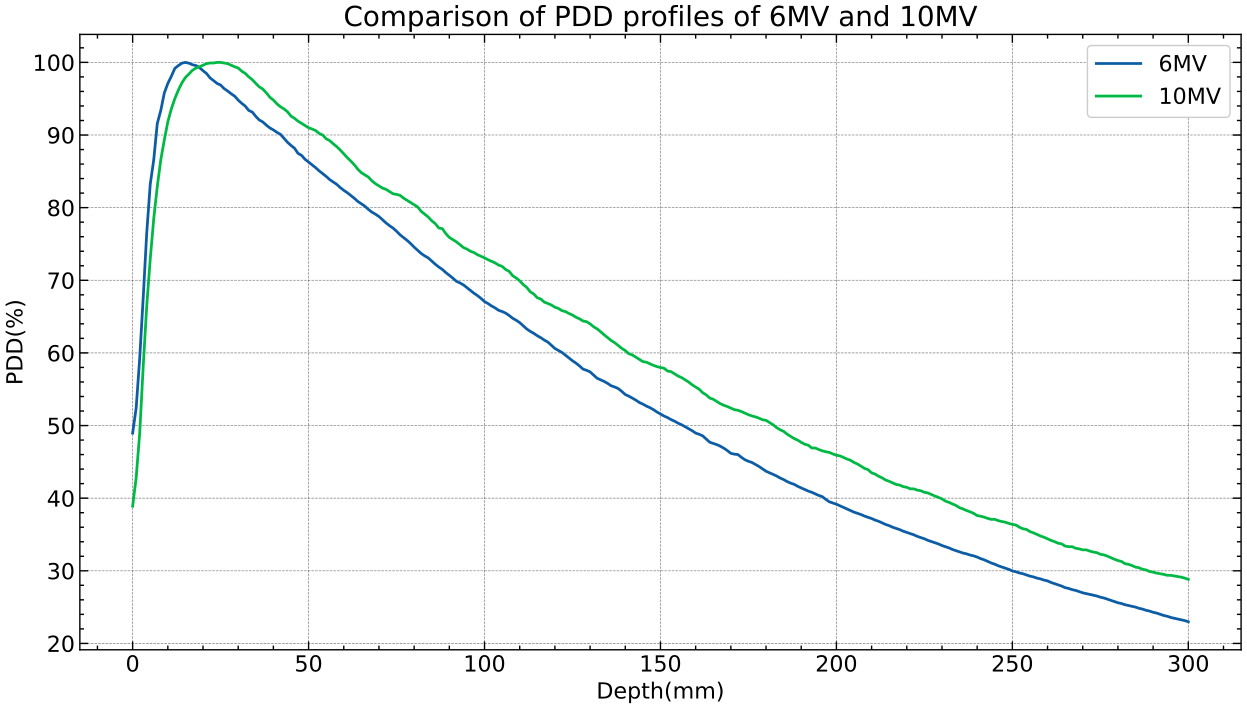

This chart was generated by the following Python code:
# Importing some useful library
import matplotlib.pyplot as plt
import numpy as np
import pandas as pd
import scienceplots
plt.style.use(['science', 'notebook', 'grid'])

# Data Extraction from the xlsx file
df0 = pd.read_excel("PDD and Profile/Program/PDD & PROFILE.xlsx", sheet_name=0)
df1 = pd.read_excel("PDD and Profile/Program/PDD & PROFILE.xlsx", sheet_name=1)
x0 = np.array(df0["Depth"])
y0 = np.array(df0["Depth dose"])
x1 = np.array(df1["Depth"])
y1 = np.array(df1["Depth dose"])

# Percentage depth dose
PDD0 = y0/max(y0)*100
PDD1 = y1/max(y1)*100

#Plotting
plt.figure(figsize=(15, 8))
plt.title(r"Comparison of PDD profiles of 6MV and 10MV", fontsize=20)
plt.plot(x0, PDD0, label="6MV")
plt.plot(x1, PDD1, label="10MV")
plt.legend()
plt.ylabel("PDD(%)")
plt.xlabel("Depth(mm)")
plt.savefig("PDD and Profile/Program/PDD_Compare.pdf", dpi=300, bbox_inches='tight')
plt.show()
